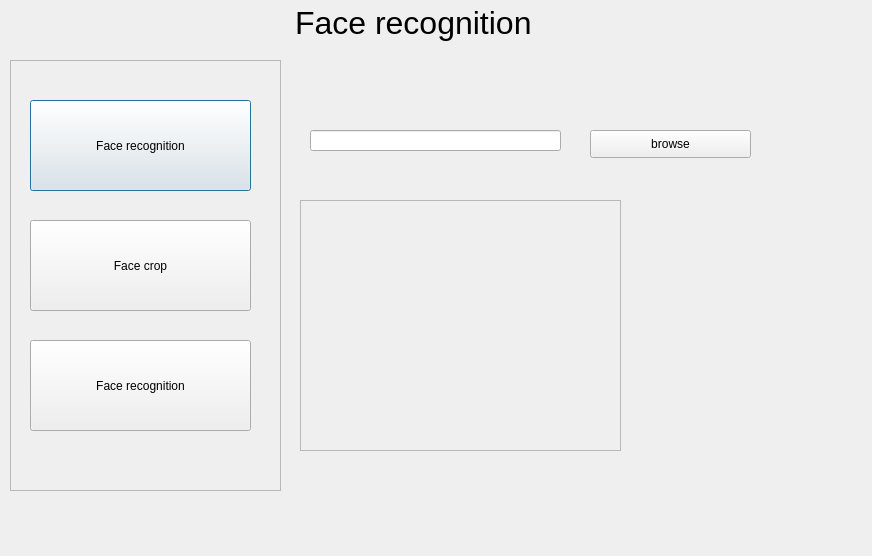
<?xml version="1.0" encoding="UTF-8"?>
<ui version="4.0">
 <class>Dialog</class>
 <widget class="QDialog" name="Dialog">
  <property name="geometry">
   <rect>
    <x>0</x>
    <y>0</y>
    <width>872</width>
    <height>556</height>
   </rect>
  </property>
  <property name="windowTitle">
   <string>Dialog</string>
  </property>
  <widget class="QTextBrowser" name="textBrowser">
   <property name="geometry">
    <rect>
     <x>290</x>
     <y>0</y>
     <width>301</width>
     <height>61</height>
    </rect>
   </property>
   <property name="styleSheet">
    <string notr="true">background-color: transparent;
</string>
   </property>
   <property name="html">
    <string>&lt;!DOCTYPE HTML PUBLIC &quot;-//W3C//DTD HTML 4.0//EN&quot; &quot;http://www.w3.org/TR/REC-html40/strict.dtd&quot;&gt;
&lt;html&gt;&lt;head&gt;&lt;meta name=&quot;qrichtext&quot; content=&quot;1&quot; /&gt;&lt;style type=&quot;text/css&quot;&gt;
p, li { white-space: pre-wrap; }
&lt;/style&gt;&lt;/head&gt;&lt;body style=&quot; font-family:'MS Shell Dlg 2'; font-size:9.75pt; font-weight:400; font-style:normal;&quot;&gt;
&lt;p style=&quot; margin-top:12px; margin-bottom:12px; margin-left:0px; margin-right:0px; -qt-block-indent:0; text-indent:0px;&quot;&gt;&lt;span style=&quot; font-size:24pt;&quot;&gt;Face recognition&lt;/span&gt;&lt;/p&gt;&lt;/body&gt;&lt;/html&gt;</string>
   </property>
  </widget>
  <widget class="QFrame" name="funcselction">
   <property name="geometry">
    <rect>
     <x>10</x>
     <y>60</y>
     <width>271</width>
     <height>431</height>
    </rect>
   </property>
   <property name="styleSheet">
    <string notr="true"/>
   </property>
   <property name="frameShape">
    <enum>QFrame::StyledPanel</enum>
   </property>
   <property name="frameShadow">
    <enum>QFrame::Raised</enum>
   </property>
   <widget class="QPushButton" name="pushButton">
    <property name="geometry">
     <rect>
      <x>20</x>
      <y>40</y>
      <width>221</width>
      <height>91</height>
     </rect>
    </property>
    <property name="text">
     <string>Face recognition</string>
    </property>
   </widget>
   <widget class="QPushButton" name="pushButton_2">
    <property name="geometry">
     <rect>
      <x>20</x>
      <y>160</y>
      <width>221</width>
      <height>91</height>
     </rect>
    </property>
    <property name="text">
     <string>Face crop</string>
    </property>
   </widget>
   <widget class="QPushButton" name="pushButton_3">
    <property name="geometry">
     <rect>
      <x>20</x>
      <y>280</y>
      <width>221</width>
      <height>91</height>
     </rect>
    </property>
    <property name="text">
     <string>Face recognition</string>
    </property>
   </widget>
  </widget>
  <widget class="QPushButton" name="browse">
   <property name="geometry">
    <rect>
     <x>590</x>
     <y>130</y>
     <width>161</width>
     <height>28</height>
    </rect>
   </property>
   <property name="text">
    <string>browse</string>
   </property>
  </widget>
  <widget class="QLineEdit" name="filename">
   <property name="geometry">
    <rect>
     <x>310</x>
     <y>130</y>
     <width>251</width>
     <height>21</height>
    </rect>
   </property>
  </widget>
  <widget class="QFrame" name="dragdrop">
   <property name="geometry">
    <rect>
     <x>300</x>
     <y>200</y>
     <width>321</width>
     <height>251</height>
    </rect>
   </property>
   <property name="frameShape">
    <enum>QFrame::StyledPanel</enum>
   </property>
   <property name="frameShadow">
    <enum>QFrame::Raised</enum>
   </property>
  </widget>
 </widget>
 <resources/>
 <connections/>
</ui>
